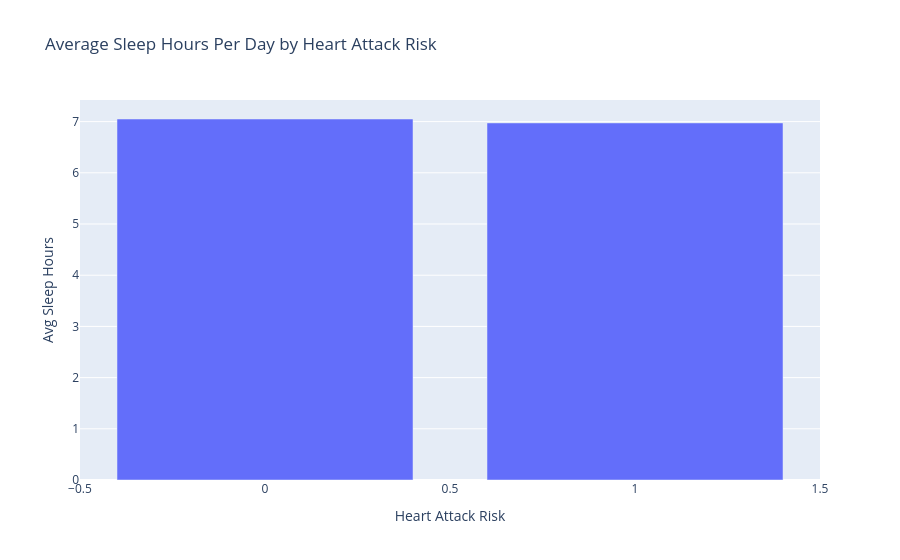

The notebook cell this image was saved under:
### Code cell
sleep_hr = df.groupby('Heart Attack Risk')['Sleep Hours Per Day'].mean().reset_index()
fig = px.bar(sleep_hr, x='Heart Attack Risk', y='Sleep Hours Per Day',
             title='Average Sleep Hours Per Day by Heart Attack Risk',
             labels={'Heart Attack Risk': 'Heart Attack Risk', 'Sleep Hours Per Day': 'Avg Sleep Hours'})
fig.show()

### Figure 1 — Plotly figure (JSON) as saved in the notebook; plotly's stock layout.template omitted (floating-point values rounded to 4 significant figures)
{"data": [{"alignmentgroup": "True", "hovertemplate": "Heart Attack Risk=%{x}<br>Avg Sleep Hours=%{y}<extra></extra>", "legendgroup": "", "marker": {"color": "#636efa", "pattern": {"shape": ""}}, "name": "", "offsetgroup": "", "orientation": "v", "showlegend": false, "textposition": "auto", "type": "bar", "x": [0, 1], "xaxis": "x", "y": [7.051, 6.974], "yaxis": "y"}], "layout": {"barmode": "relative", "legend": {"tracegroupgap": 0}, "title": {"text": "Average Sleep Hours Per Day by Heart Attack Risk"}, "xaxis": {"anchor": "y", "domain": [0, 1], "title": {"text": "Heart Attack Risk"}}, "yaxis": {"anchor": "x", "domain": [0, 1], "title": {"text": "Avg Sleep Hours"}}}}
